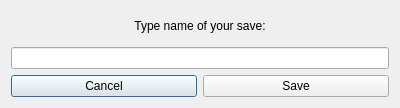
<?xml version="1.0" encoding="UTF-8"?>
<ui version="4.0">
 <class>SaveGameMenu</class>
 <widget class="QDialog" name="SaveGameMenu">
  <property name="geometry">
   <rect>
    <x>0</x>
    <y>0</y>
    <width>400</width>
    <height>108</height>
   </rect>
  </property>
  <property name="windowTitle">
   <string>Save Game</string>
  </property>
  <layout class="QVBoxLayout" name="verticalLayout">
   <item>
    <widget class="QLabel" name="label">
     <property name="text">
      <string>Type name of your save:</string>
     </property>
     <property name="alignment">
      <set>Qt::AlignCenter</set>
     </property>
    </widget>
   </item>
   <item>
    <widget class="QLineEdit" name="lineEdit"/>
   </item>
   <item>
    <layout class="QHBoxLayout" name="horizontalLayout">
     <item>
      <widget class="QPushButton" name="pushButton">
       <property name="text">
        <string>Cancel</string>
       </property>
      </widget>
     </item>
     <item>
      <widget class="QPushButton" name="pushButton_2">
       <property name="text">
        <string>Save</string>
       </property>
      </widget>
     </item>
    </layout>
   </item>
  </layout>
 </widget>
 <resources/>
 <connections/>
</ui>
